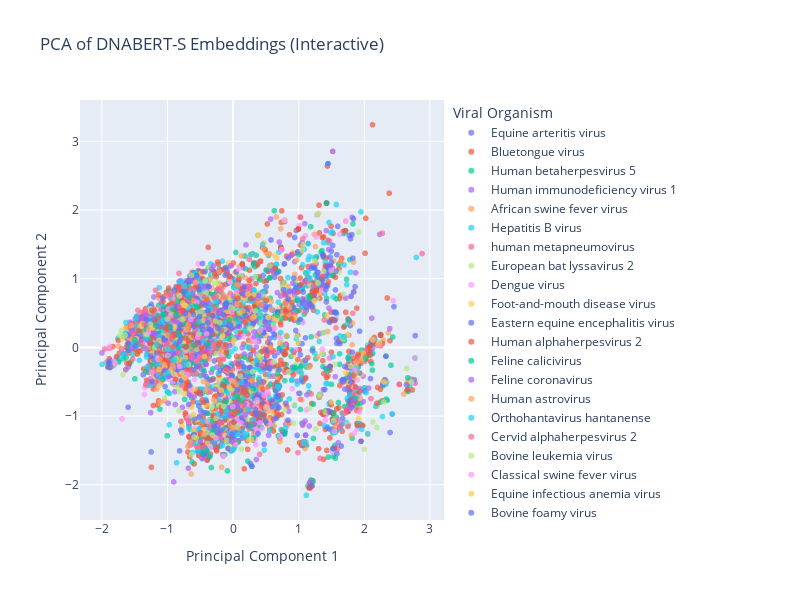

The cell this chart's notebook holds for it:
### Code cell
import pandas as pd
from sklearn.decomposition import PCA
import plotly.express as px

# 1) Compute PCA
pca = PCA(n_components=2)
pca_result = pca.fit_transform(embeddings)

# 2) Build a DataFrame for Plotly
df_pca = pd.DataFrame({
    "PC1": pca_result[:, 0],
    "PC2": pca_result[:, 1],
    # If you have string labels:
    "Organism": df["GBSeq_organism"].iloc[:len(pca_result)].values,
    # Or use numeric codes:
    # "Organism": labels_encoded
})

# 3) Plot with Plotly Express
fig = px.scatter(
    df_pca,
    x="PC1",
    y="PC2",
    color="Organism",
    title="PCA of DNABERT-S Embeddings (Interactive)",
    labels={"PC1": "Principal Component 1", "PC2": "Principal Component 2"}
)

# Optional styling
fig.update_traces(marker=dict(size=6, opacity=0.7))
fig.update_layout(legend_title_text="Viral Organism", width=800, height=600)

fig.show()
